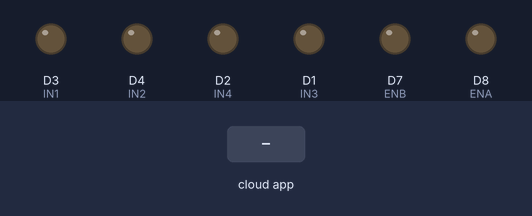
The sketch below on a simulated ESP8266 (NodeMCU). Shown: output pins drawn as LEDs (lit = HIGH). Inputs (shaded band) come from the test bench. WiFi joins after 1.5 s; servers stay silent unless stated; the ROS host is connected and sends only what is stated; what the sketch prints to the serial monitor is not drawn.

Above: at 3.2 s.
3.3 s: the phone or cloud app sets cmd_vel to 0
At 3.8 s:
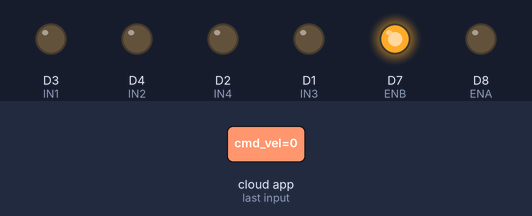
Timing chart, 0 to 6.3 s (numbered marks = the images above; inputs shaded):
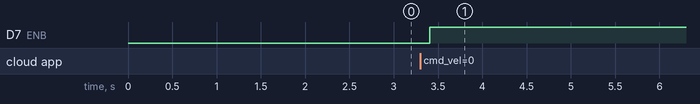

The sketch:

rc_temp.ino
```cpp
#include <ESP8266WiFi.h>
#include <WiFiClient.h>
#include <ESP8266WebServer.h>
#include <ros.h>
#include <std_msgs/Int32.h>
// #include <std_msgs/String.h>

#define DEBUG 1
int ENB = D7;
int IN3 = D1;
int IN4 = D2;
int ENA = D8;
int IN1 = D3;
int IN2 = D4;
// rosrun rosserial_python serial_node.py tcp
// Set credentials to connect to the Wifi network
// Change if required
const char *ssid = "sundar";
const char *password = "Yellove4";

// const char *ssid = "sibi";
// const char *password = "12345678";

IPAddress server(192, 168, 137, 230); // Set the rosserial socket ROSCORE SERVER IP address

const uint16_t serverPort = 11411; // Set the rosserial socket server port

// connect to ROS server as as a client
void setupWiFi()
{
  Serial.print("Connecting to ");
  Serial.println(ssid);
  WiFi.begin(ssid, password);

  Serial.println("");
  Serial.println("WiFi connected");
  Serial.println("IP address: ");
  Serial.println(WiFi.localIP());
}

void cmd_velCallback( const std_msgs::Int32& msg){
  if (msg.data == 1){
  analogWrite(ENB, 255);
  digitalWrite(IN3, HIGH);
  digitalWrite(IN4, LOW);
  }
  else if (msg.data == -1){
  analogWrite(ENB, 255);
  digitalWrite(IN3, LOW);
  digitalWrite(IN4, HIGH);
  }
  else if (msg.data == 0){
  analogWrite(ENB, 255);
  digitalWrite(IN3, LOW);
  digitalWrite(IN4, LOW);
  }
}

void dir_selectionCallback(const std_msgs::Int32& msg1){
  if (msg1.data== 4){
    analogWrite(ENA, 255);
    digitalWrite(IN1, HIGH);
    digitalWrite(IN2, LOW);
  }
  else if (msg1.data == 6){
    analogWrite(ENA, 255);
    digitalWrite(IN1, LOW);
    digitalWrite(IN2, HIGH);
  }
  else if (msg1.data == 5){
    analogWrite(ENA, 255);
    digitalWrite(IN1, LOW);
    digitalWrite(IN2, LOW);
  }
}

ros::NodeHandle nh;
std_msgs::Int32 msg;
std_msgs::Int32 msg1;

ros::Subscriber<std_msgs::Int32> Sub("/cmd_vel", &cmd_velCallback );

ros::Subscriber<std_msgs::Int32> Sub1("/dir_selection", &dir_selectionCallback);

void setup()
{
  pinMode(ENB, OUTPUT);
  pinMode(IN3, OUTPUT);
  pinMode(IN4, OUTPUT);
  digitalWrite(IN3, LOW);
  digitalWrite(IN4, LOW);
  pinMode(ENA, OUTPUT);
  pinMode(IN1, OUTPUT);
  pinMode(IN2, OUTPUT);
  digitalWrite(IN1, LOW);
  digitalWrite(IN2, LOW);
  if (DEBUG)
    Serial.begin(115200);
  setupWiFi();
  delay(2000);

  // ROS object constructors
  nh.getHardware()->setConnection(server, serverPort);
  nh.initNode();
  nh.subscribe(Sub);
  nh.subscribe(Sub1);
}

void loop()
{
  if (nh.connected())
  {
    Serial.println("Connected");
  }
  nh.spinOnce();
  delay(200);
}
```

Measured:
- after the input at 3.3 s, D7 (ENB): LOW → HIGH after 0.11 s
